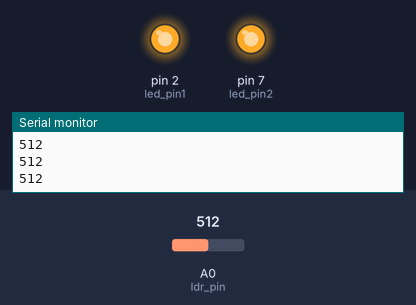
A sketch run on a simulated Arduino Uno, built with avr-gcc and run on an emulated ATmega328P. On the bench: output pins drawn as LEDs (lit = HIGH), the last lines printed to the serial monitor. The inputs (shaded band) are chosen by the test bench; at power-on: A0 (ldr_pin) = 512.

Above: at 1.2 s.
1.3 s: A0 (ldr_pin) set to 65
2.8 s: A0 (ldr_pin) set to 56
At 4.0 s:
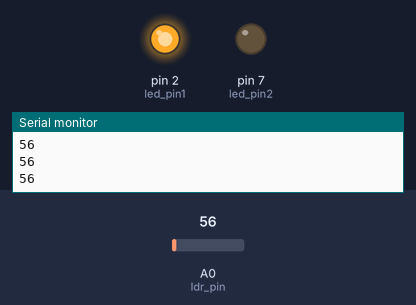
4.3 s: A0 (ldr_pin) set to 33
5.8 s: A0 (ldr_pin) set to 26
At 6.5 s:
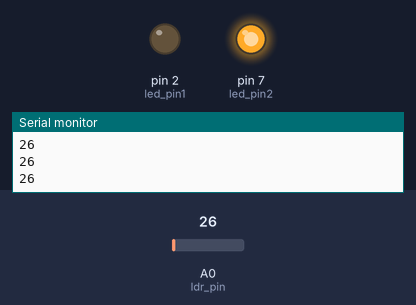
7.3 s: A0 (ldr_pin) set to 0
At 7.8 s:
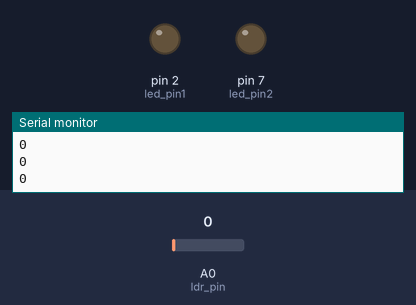
8.8 s: A0 (ldr_pin) set to 20
At 10.2 s:
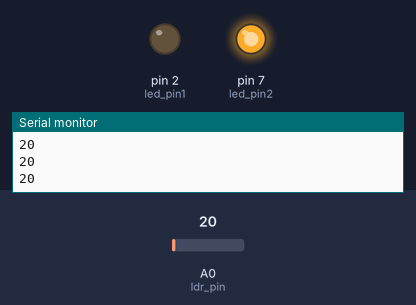
Timing chart, 0 to 11.3 s (numbered marks = the images above; inputs shaded):
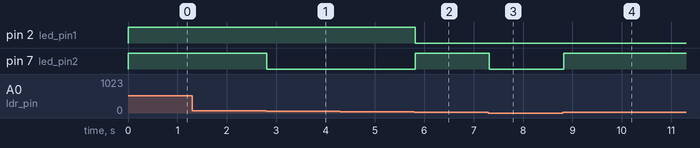

The sketch:

light_tracker.ino
```cpp
int ldr_pin = A0;
int ldr_value;
int led_pin1 = 2;
int led_pin2 = 7;
void setup() {
  // put your setup code here, to run once:
  pinMode(ldr_pin, INPUT);
  pinMode(led_pin1, OUTPUT);
  pinMode(led_pin2, OUTPUT);
  Serial.begin(9600);
}
void loop(){
  // put your main code here, to run repeatedly:
  ldr_value = analogRead(ldr_pin);
  Serial.println(ldr_value);
  if (ldr_value >= 60){
    digitalWrite(led_pin1, HIGH);
    digitalWrite(led_pin2, HIGH);
  }
  if (ldr_value < 60 && ldr_value >= 30){
    digitalWrite(led_pin1, HIGH);
    digitalWrite(led_pin2, LOW);
  }
  if (ldr_value < 30 && ldr_value >= 10){
    digitalWrite(led_pin1, LOW);
    digitalWrite(led_pin2, HIGH);
    }
  if (ldr_value < 10){
    digitalWrite(led_pin1, LOW);
    digitalWrite(led_pin2, LOW);
  }
  delay(100);
}
```

Measured:
- the behaviour switches between 60 and 59 on A0 (ldr_pin) (found by bisection; images 0 and 1)
- the behaviour switches between 30 and 29 on A0 (ldr_pin) (found by bisection; images 1 and 2)
- after the input at 2.8 s, pin 7 (led_pin2): HIGH → LOW at once
- after the input at 5.8 s, pin 2 (led_pin1): HIGH → LOW at once; pin 7 (led_pin2): LOW → HIGH at once
- after the input at 7.3 s, pin 7 (led_pin2): HIGH → LOW at once
- after the input at 8.8 s, pin 7 (led_pin2): LOW → HIGH at once
